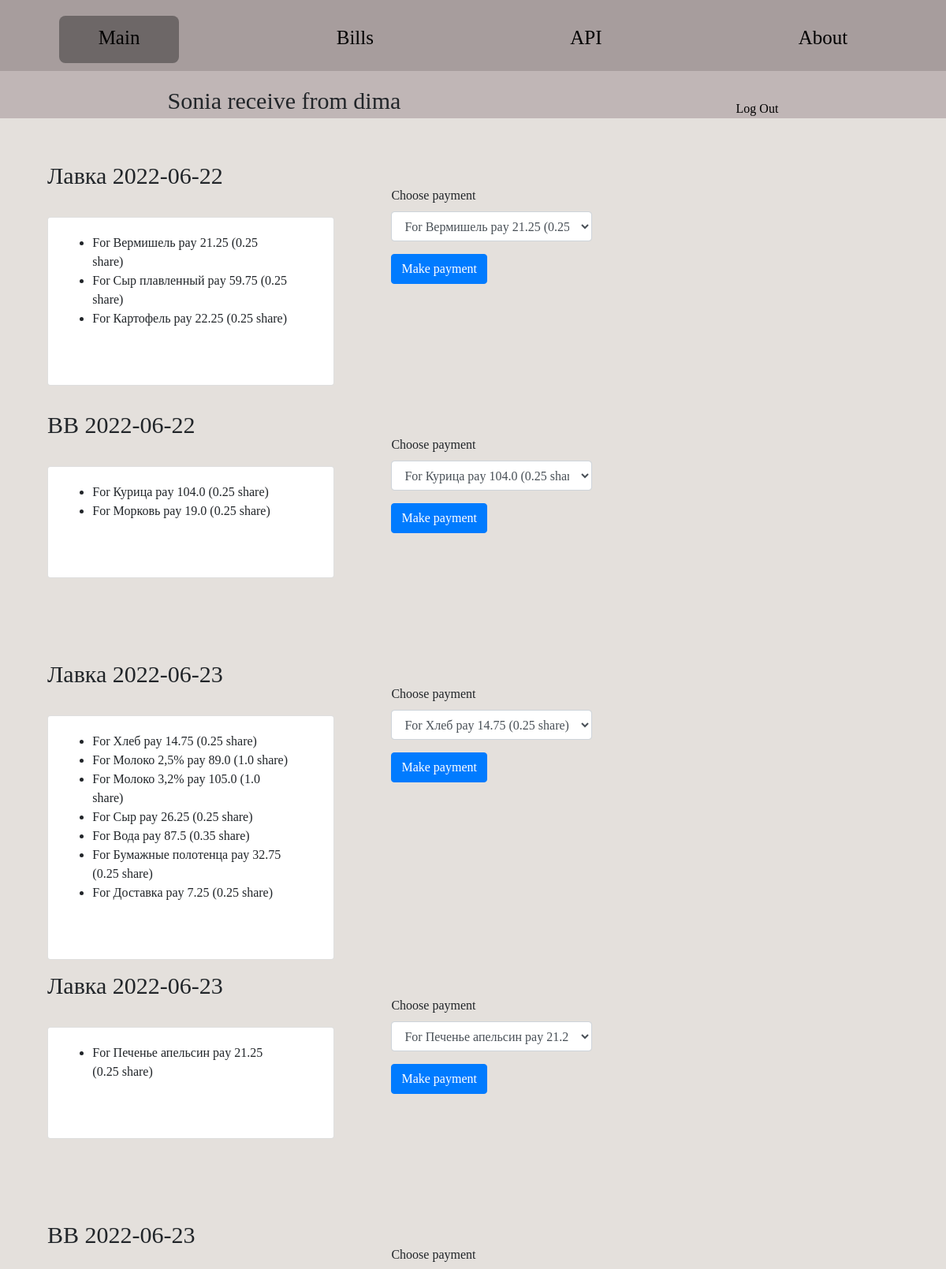
Page /users/receive/dima (signed in, upper part) on the committed database.
### bills/models.py (models this page shows, shortened)
class Item(models.Model):
    name = models.CharField(max_length=500)
    amount = models.PositiveIntegerField()
    cost_per_exemplar = models.PositiveIntegerField()
    bill = models.ForeignKey(Bill, on_delete=models.CASCADE, related_name='items')
    def _get_cost_total(self):
        return self.amount*self.cost_per_exemplar
    cost_total = property(_get_cost_total)

class Item_Payment(models.Model):
    item = models.ForeignKey(Item, on_delete=models.CASCADE, related_name='payments')
    payer = models.ForeignKey(get_user_model(), on_delete=models.CASCADE, related_name='payers')
    paying_part = models.FloatField(editable = True, validators=[MinValueValidator(0.0), MaxValueValidator(1.0)])
    is_payed = models.BooleanField(editable = True, default = False)
    def _get_paying_amount(self):
        return round(self.paying_part*self.item.cost_per_exemplar*self.item.amount, 2)
    paying_amount = property(_get_paying_amount)
    def _get_lender(self):
        "Returns the lender of the bill where the item is on"
        return self.item.bill.lender
    lender = property(_get_lender)

### users/views.py (the view)
# urls.py: path('receive/<str:borrower_username>', views.receive, name='receive'),
def receive(request, borrower_username):
    user = request.user
    borrower = get_user_model().objects.get(username = borrower_username)
    bill_payment = []
    for bill in Bill.objects.filter(lender = user).all():
        payments_lst = []
        bill_total = 0
        for item in Item.objects.filter(bill = bill).all():
            for payment in Item_Payment.objects.filter(item = item).filter(payer = borrower).filter(is_payed = False).all():
                payments_lst.append([payment.id, payment.item.name, payment.paying_amount, payment.paying_part])
                bill_total += payment.paying_amount
        if not (payments_lst == []):
            bill_payment.append([str(bill), bill_total, payments_lst])
    return render(request, 'users/receive.html', {
        'user': user,
        'borrower': borrower,
        'bill_payment': bill_payment
    })

### bills/models.py (called while the page is built)
    def __str__(self):
        return f'{self.name} {self.date}' #: {self.cost_total}rub'

### users/templates/users/receive.html (shortened to what this page needs)
{% extends 'users/layout.html' %}
{% block body %}
<header class="subHeader">
    <div>
        {% if user.first_name %}
        <l1 class="title">{{ user.first_name }} receive from {{ borrower }}</l1>
        {% else %}
        <l1 class="title">{{ user.username }} receive from {{ borrower }}</l1>
        {% endif %}
    </div>
    <div>
        <a href="{% url 'users:logout' %}">Log Out</a>
    </div>
</header>
<div class="mainBox">
    {% if bill_payment %}
    <div>
        {% for bill, bill_total, payment in bill_payment %}
        <div class="subMainBox">
            <div style="width: 50%;">
                <l1 class="title">{{bill}}</l1>
                <div class="card">
                    <div class="card-body">
                        <ul class="list">
                            {% for payment_id, item_name, paying_amount, paying_part in payment %}
                            <li>For {{item_name}} pay {{paying_amount}} ({{paying_part}} share)</li>
                            {% endfor %}
                        </ul>
                    </div>
                </div>
            </div>
            <div class="paymentsBox" style="padding-left: 10%; padding-top: 5%;">
                <form action="{% url 'users:receive_payment' borrower.username %}" method="post">
                    <div class="form-group">
                        <label>Choose payment</label>
                        <select name="payment_id" class="form-control">
                            {% for payment_id, item_name, paying_amount, paying_part in payment %}
                            <option value="{{ payment_id }}">For {{item_name}} pay {{paying_amount}} ({{paying_part}}
                                share)</option>
                            {% endfor %}
                        </select>
                    </div>
                    <button type="submit" class="btn btn-primary">Make payment</button>
                </form>
            </div>
        </div>
        {% endfor %}
    </div>
    {% else %}
    <div>
        <l1>You have no payments</l1>
    </div>
    {% endif %}
</div>
{% endblock %}

### static/css/main.css (style rules this page uses)
* { margin: 0; padding: 0; box-sizing: border-box; }
body { height: 670px; background-color: rgb(228, 224, 220); -webkit-background-size: cover; background-size: cover; padding-top: 150px; font-family: "Cuprum" }
header { position: fixed; top:0; width: 100%; height: 90px; padding-top: 20px; background-color: rgb(167, 157, 157); z-index:2; }
.subHeader { position: fixed; top:90px; width: 100%; height: 60px; background-color: rgb(192, 182, 182); z-index:2; list-style-type: none; display: flex; justify-content: space-around; align-items: flex-end; }
a { color:black; text-decoration: none; }
.mainBox { display: flex; margin: 0 5%; padding-top: 40px }
.subMainBox { display: flex; padding-top: 10px }
.paymentsBox { width: 45%; padding-left: 10%; margin-bottom: 20%; }
.list { text-align: left; }
.title { margin: 0 auto; text-align: center; font-size: 30px; }
.card { margin-top: 30px; padding-left: 10%; padding-right: 10%; padding-bottom: 10%; }

### rows in the picture
Item: payment "Вермишель"
Item_Payment: payment "0.25"
Item: payment "Сыр плавленный"
Item_Payment: payment "0.25"
Item: payment "Картофель"
Item_Payment: payment "0.25"
Item: payment "Курица"
Item_Payment: payment "0.25"
Item: payment "Морковь"
Item_Payment: payment "0.25"
Item: payment "Хлеб"
Item_Payment: payment "0.25"
Item: payment "Молоко 2,5%"
Item_Payment: payment "1.0"
Item: payment "Молоко 3,2%"
Item_Payment: payment "1.0"
Item: payment "Сыр"
Item_Payment: payment "0.25"
Item: payment "Вода"
Item_Payment: payment "0.35"
Item: payment "Бумажные полотенца"
Item_Payment: payment "0.25"
Item: payment "Доставка"
Item_Payment: payment "0.25"
Item: payment "Печенье апельсин"
Item_Payment: payment "0.25"

### other values in the picture
{{ user.first_name }} "Sonia"
{{ borrower }} "dima"
{{ bill }} "Лавка 2022-06-22" "ВВ 2022-06-22" "Лавка 2022-06-23" "Лавка 2022-06-23" "ВВ 2022-06-23"
{{ paying_amount }} "21.25" "59.75" "22.25" "104.0" "19.0" "14.75" "89.0" "105.0" "26.25" "87.5" "32.75" "7.25" "21.25"
